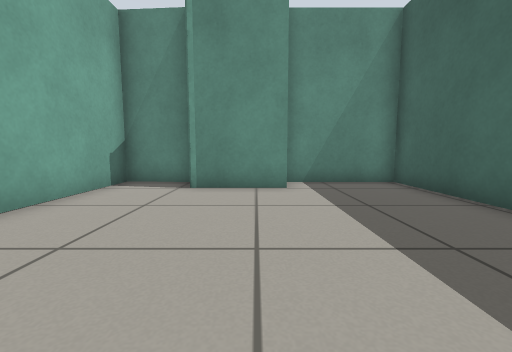
view 1 (above)

20 first-person views from a walk through a robot-simulator world made for Gazebo. The camera is 0.5 m above the floor, tilts 6° down and sees 90° across. The floor is counted in squares, 0.5 m on a side. Each view is taken from the middle of a square. On the plan, view 1 faces up. The plan holds only what a view shows up to about 11 squares ahead; the rest is blank.

view 2
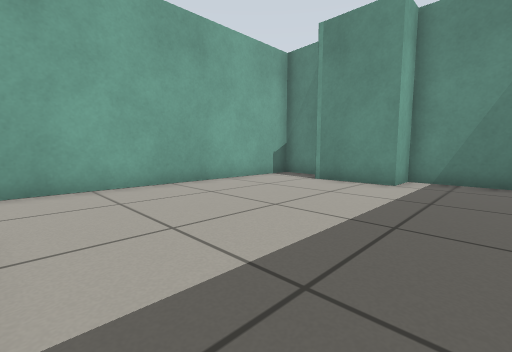

view 3
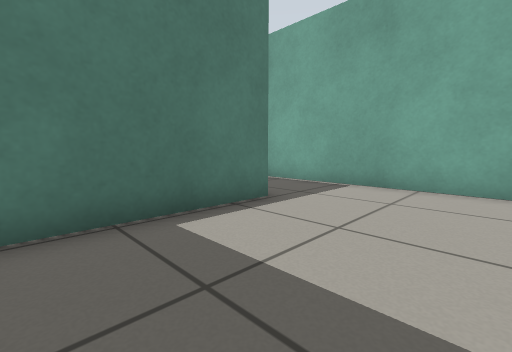

view 4
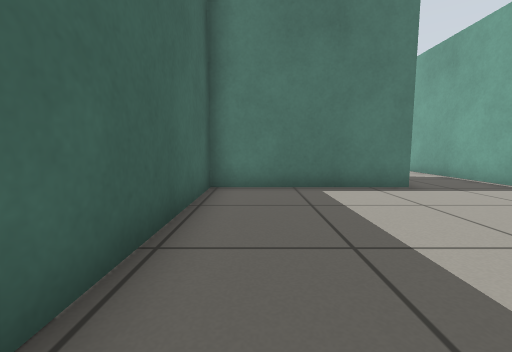

view 5
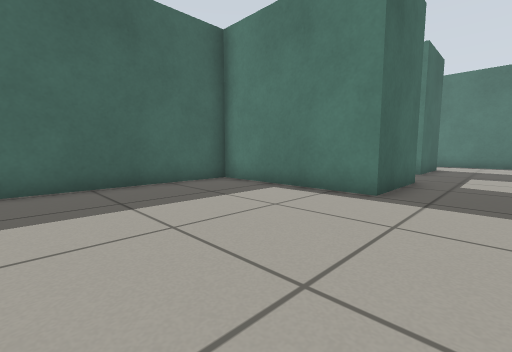

view 6
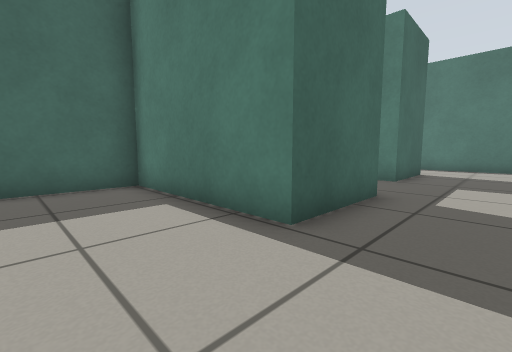

view 7
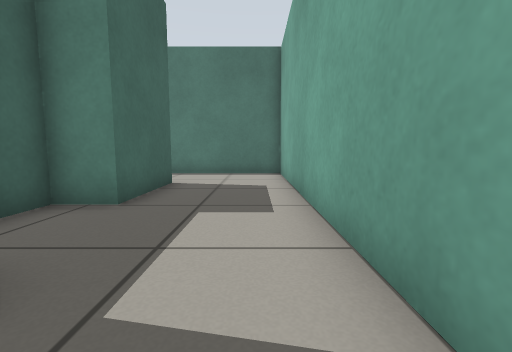

view 8
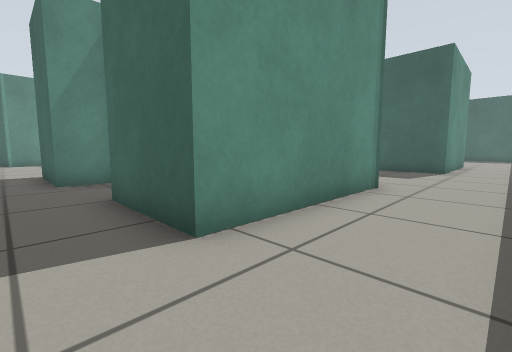

view 9
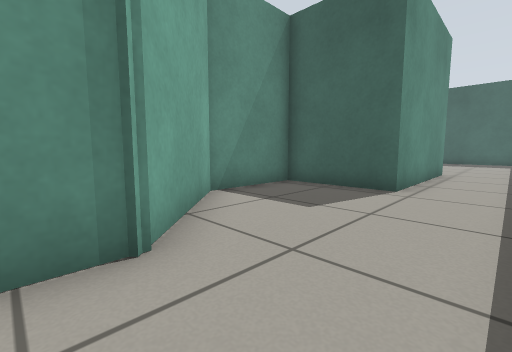

view 10
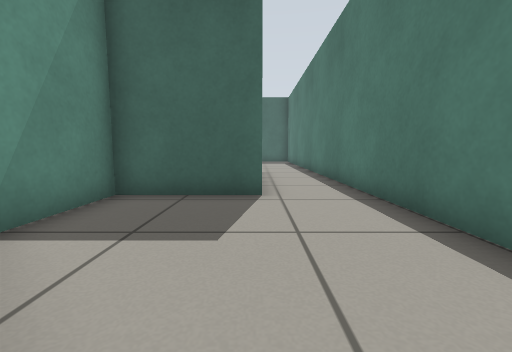

view 11
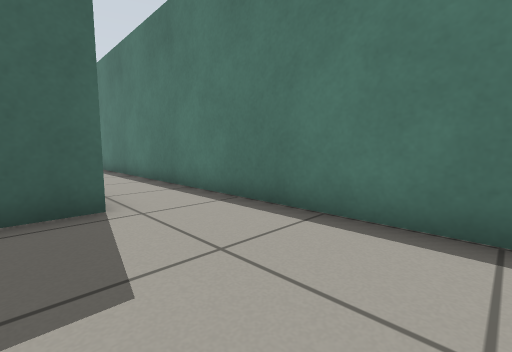

view 12
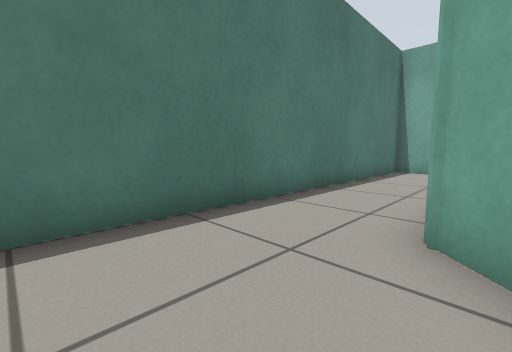

view 13
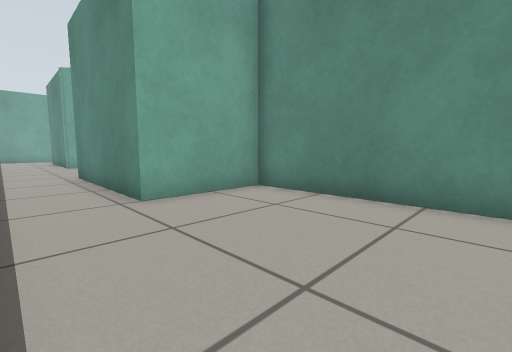

view 14
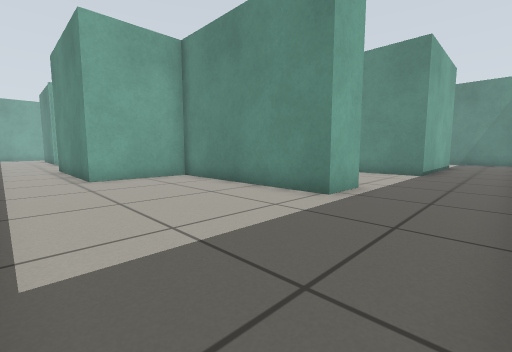

view 15
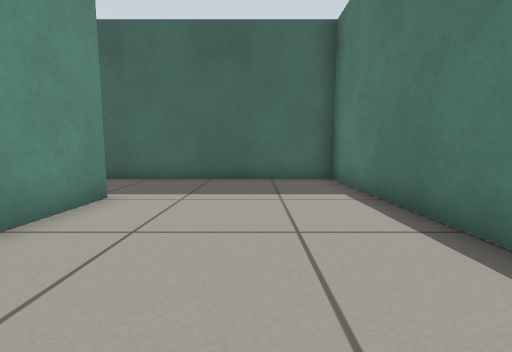

view 16
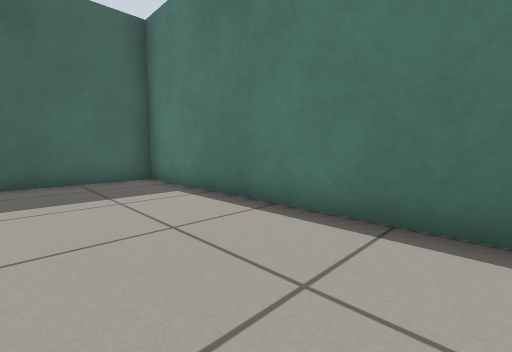

view 17
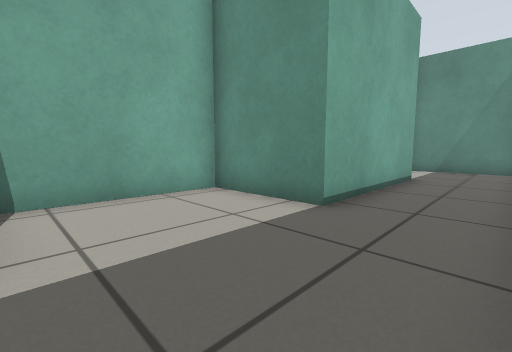

view 18
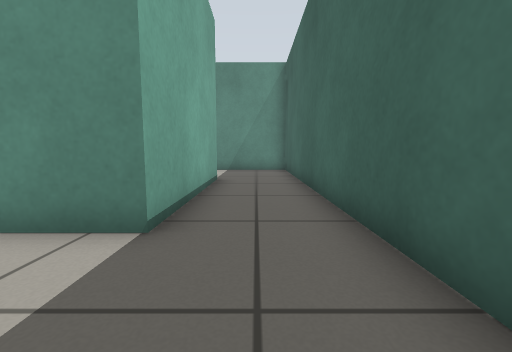

view 19
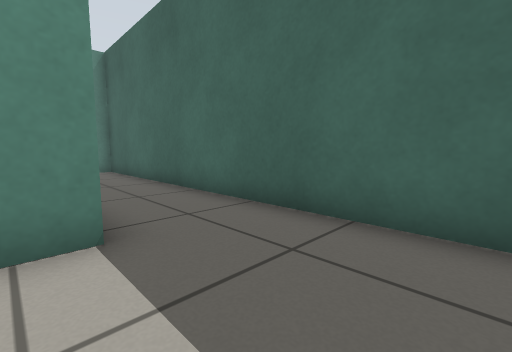

view 20
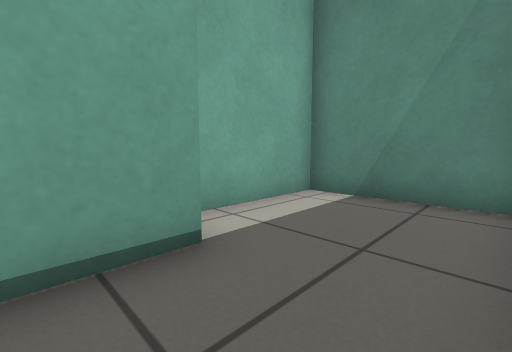

### Floor plan
Ten units are one square. View 1 is at (0, 0); x grows to the right and y downward. Boxes are objects, and circles mark ways between rooms. Rooms are numbered by the first view taken in them; rooms with no view inside come last. Other rooms are left out.
<svg viewBox="-45 -83 304 223">
<path fill="none" stroke="#000" d="M-20 -78 -40 -78 -40 56M-10 47 -10 16 42 16 42 -78 8 -78 8 -66 -18 -66M4 47 -10 47M-40 56 -40 135 164 135M160 111 105 111 105 79 75 79 49 106 -5 106 -5 75 7 75 7 66M222 79 160 79 160 111M164 135 254 135 254 85M227 -35 227 20 195 20 195 61M222 64 222 79M254 85 254 -74 215 -74 215 -41"/>
<circle cx="-25" cy="45" r="3" fill="#2a7"/>
<circle cx="160" cy="125" r="3" fill="#2a7"/>
<circle cx="240" cy="75" r="3" fill="#2a7"/>
<text x="0" y="-20">1</text>
<text x="40" y="110">2</text>
<text x="210" y="110">3</text>
<text x="230" y="10">4</text>
</svg>
Room 1 opens to room 2. Room 2 opens to room 3. Room 3 opens to room 4.

Where each view was taken, in squares from view 1:
view 1: 0 up, 0 right, facing up
view 2: 1 down, 3 right, facing up-left
view 3: 2 up, 3 right, facing down-left
view 4: 5 up, 3 right, facing down
view 5: 4 up, 3 left, facing down-right
view 6: 1 up, 3 left, facing down-right
view 7: 3 down, 3 left, facing down
view 8: 13 down, 2 left, facing up-right
view 9: 13 down, 4 right, facing up-right
view 10: 11 down, 5 right, facing right
view 11: 10 down, 6 right, facing down-right
view 12: 10 down, 8 right, facing down-left
view 13: 13 down, 21 right, facing up-left
view 14: 13 down, 25 right, facing up-left
view 15: 11 down, 17 right, facing right
view 16: 10 down, 17 right, facing down-right
view 17: 6 down, 25 right, facing up-left
view 18: 5 down, 24 right, facing up
view 19: 5 down, 22 right, facing up-right
view 20: 2 up, 25 right, facing up-left
